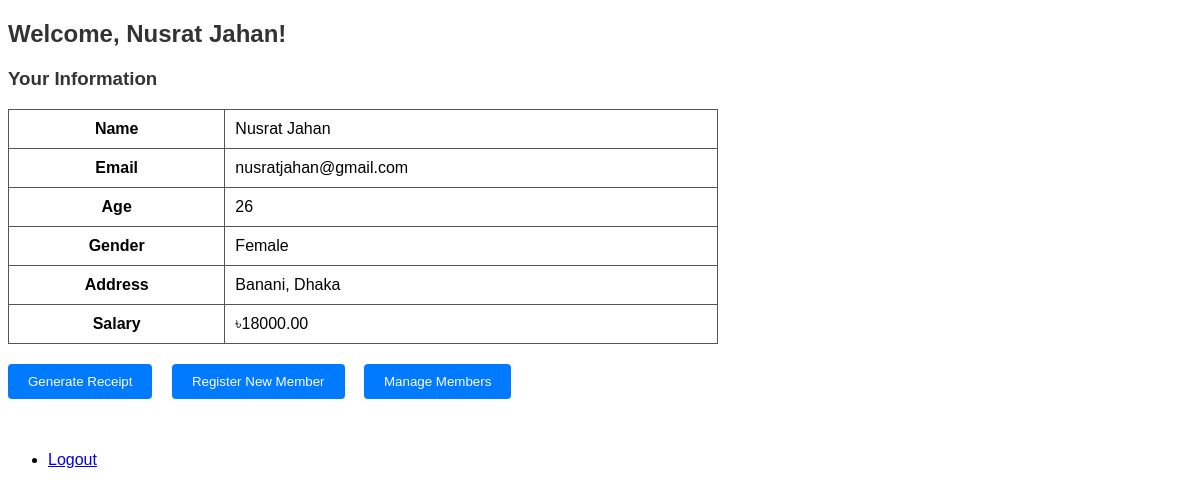
Page /dashboard/receptionist/receptionist.php (signed in) on the committed database.
### tables this page shows
CREATE TABLE `receptionist` (
  `Receptionist_ID` int(11) NOT NULL,
  `Salary` decimal(10,2) DEFAULT NULL
);

CREATE TABLE `user` (
  `ID` int(11) NOT NULL,
  `Name` varchar(100) DEFAULT NULL,
  `Email` varchar(255) NOT NULL,
  `Age` int(11) DEFAULT NULL,
  `Gender` enum('Male','Female','Other') DEFAULT NULL,
  `Address` text DEFAULT NULL,
  `Password` varchar(100) DEFAULT NULL,
  `User_type` enum('Admin','Trainer','Receptionist','Member') DEFAULT NULL
);

### dashboard/receptionist/receptionist.php (the view, shortened to what this page needs)
<?php
require_once('../../includes/db_connect.php');
$user_id = $_SESSION['user_id'] ?? null;
$stmt = $conn->prepare("
    SELECT u.Name, u.Email, u.Age, u.Gender, u.Address, r.Salary
    FROM User u
    JOIN Receptionist r ON u.ID = r.Receptionist_ID
    WHERE u.ID = ? AND u.User_type = 'Receptionist'
");
$stmt->bind_param("i", $user_id);
$stmt->execute();
$result = $stmt->get_result();
$receptionist = $result->fetch_assoc();
?>
<!DOCTYPE html>
<html lang="en">
<head>
</head>
<body>
<h2>Welcome, <?php echo htmlspecialchars($receptionist['Name']); ?>!</h2>
<h3>Your Information</h3>
<table>
    <tr><th>Name</th><td><?php echo htmlspecialchars($receptionist['Name']); ?></td></tr>
    <tr><th>Email</th><td><?php echo htmlspecialchars($receptionist['Email']); ?></td></tr>
    <tr><th>Age</th><td><?php echo htmlspecialchars($receptionist['Age']); ?></td></tr>
    <tr><th>Gender</th><td><?php echo htmlspecialchars($receptionist['Gender']); ?></td></tr>
    <tr><th>Address</th><td><?php echo htmlspecialchars($receptionist['Address']); ?></td></tr>
    <tr><th>Salary</th><td>৳<?php echo htmlspecialchars($receptionist['Salary']); ?></td></tr>
</table>
<div class="action-buttons">
    <form action="generate_receipts.php" method="get">
        <button type="submit">Generate Receipt</button>
    </form>
    <form action="register_member.php" method="get">
        <button type="submit">Register New Member</button>
    </form>
    <form action="manage_members.php" method="get">
        <button type="submit">Manage Members</button>
    </form>
</div>
<br><br>
<ul>
    <li><a href="../../logout.php">Logout</a></li>
</ul>
</body>
</html>

### dashboard/receptionist/receptionist.php (style rules this page uses)
body { font-family: Arial, sans-serif; }
h2, h3 { color: #333; }
table { border-collapse: collapse; width: 60%; margin-bottom: 20px; }
td, th { border: 1px solid #555; padding: 10px; }
.action-buttons { margin-top: 20px; }
.action-buttons form { display: inline; }
button { padding: 10px 20px; margin-right: 15px; background-color: #007bff; color: white; border: none; cursor: pointer; border-radius: 4px; }

### rows in the picture
receptionist: Receptionist_ID.Name "Nusrat Jahan", Receptionist_ID.Email "nusratjahan@gmail.com", Receptionist_ID.Age "26", Receptionist_ID.Gender "Female", Receptionist_ID.Address "Banani, Dhaka", Salary "18000.00"
